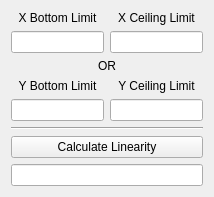
<?xml version="1.0" encoding="UTF-8"?>
<ui version="4.0">
 <class>Form</class>
 <widget class="QWidget" name="Form">
  <property name="geometry">
   <rect>
    <x>0</x>
    <y>0</y>
    <width>214</width>
    <height>161</height>
   </rect>
  </property>
  <property name="windowTitle">
   <string>Form</string>
  </property>
  <layout class="QHBoxLayout" name="horizontalLayout">
   <item>
    <layout class="QVBoxLayout" name="verticalLayout">
     <item>
      <layout class="QHBoxLayout" name="horizontalLayout_2">
       <item>
        <layout class="QVBoxLayout" name="verticalLayout_2">
         <item>
          <widget class="QLabel" name="label">
           <property name="text">
            <string>X Bottom Limit</string>
           </property>
           <property name="alignment">
            <set>Qt::AlignCenter</set>
           </property>
          </widget>
         </item>
         <item>
          <widget class="QLineEdit" name="editXBottom">
           <property name="alignment">
            <set>Qt::AlignCenter</set>
           </property>
          </widget>
         </item>
        </layout>
       </item>
       <item>
        <layout class="QVBoxLayout" name="verticalLayout_3">
         <item>
          <widget class="QLabel" name="label_2">
           <property name="text">
            <string>X Ceiling Limit</string>
           </property>
           <property name="alignment">
            <set>Qt::AlignCenter</set>
           </property>
          </widget>
         </item>
         <item>
          <widget class="QLineEdit" name="editXCeiling">
           <property name="alignment">
            <set>Qt::AlignCenter</set>
           </property>
          </widget>
         </item>
        </layout>
       </item>
      </layout>
     </item>
     <item>
      <widget class="QLabel" name="label_5">
       <property name="text">
        <string>OR</string>
       </property>
       <property name="alignment">
        <set>Qt::AlignCenter</set>
       </property>
      </widget>
     </item>
     <item>
      <layout class="QHBoxLayout" name="horizontalLayout_3">
       <item>
        <layout class="QVBoxLayout" name="verticalLayout_4">
         <item>
          <widget class="QLabel" name="label_3">
           <property name="text">
            <string>Y Bottom Limit</string>
           </property>
           <property name="alignment">
            <set>Qt::AlignCenter</set>
           </property>
          </widget>
         </item>
         <item>
          <widget class="QLineEdit" name="editYBottom">
           <property name="alignment">
            <set>Qt::AlignCenter</set>
           </property>
          </widget>
         </item>
        </layout>
       </item>
       <item>
        <layout class="QVBoxLayout" name="verticalLayout_5">
         <item>
          <widget class="QLabel" name="label_4">
           <property name="text">
            <string>Y Ceiling Limit</string>
           </property>
           <property name="alignment">
            <set>Qt::AlignCenter</set>
           </property>
          </widget>
         </item>
         <item>
          <widget class="QLineEdit" name="editYCeiling">
           <property name="alignment">
            <set>Qt::AlignCenter</set>
           </property>
          </widget>
         </item>
        </layout>
       </item>
      </layout>
     </item>
     <item>
      <widget class="Line" name="line">
       <property name="orientation">
        <enum>Qt::Horizontal</enum>
       </property>
      </widget>
     </item>
     <item>
      <widget class="QPushButton" name="pbtnLinearity">
       <property name="text">
        <string>Calculate Linearity</string>
       </property>
      </widget>
     </item>
     <item>
      <widget class="QLineEdit" name="editLinearityShow">
       <property name="alignment">
        <set>Qt::AlignCenter</set>
       </property>
      </widget>
     </item>
     <item>
      <spacer name="verticalSpacer">
       <property name="orientation">
        <enum>Qt::Vertical</enum>
       </property>
       <property name="sizeHint" stdset="0">
        <size>
         <width>20</width>
         <height>40</height>
        </size>
       </property>
      </spacer>
     </item>
    </layout>
   </item>
  </layout>
 </widget>
 <resources/>
 <connections/>
</ui>
